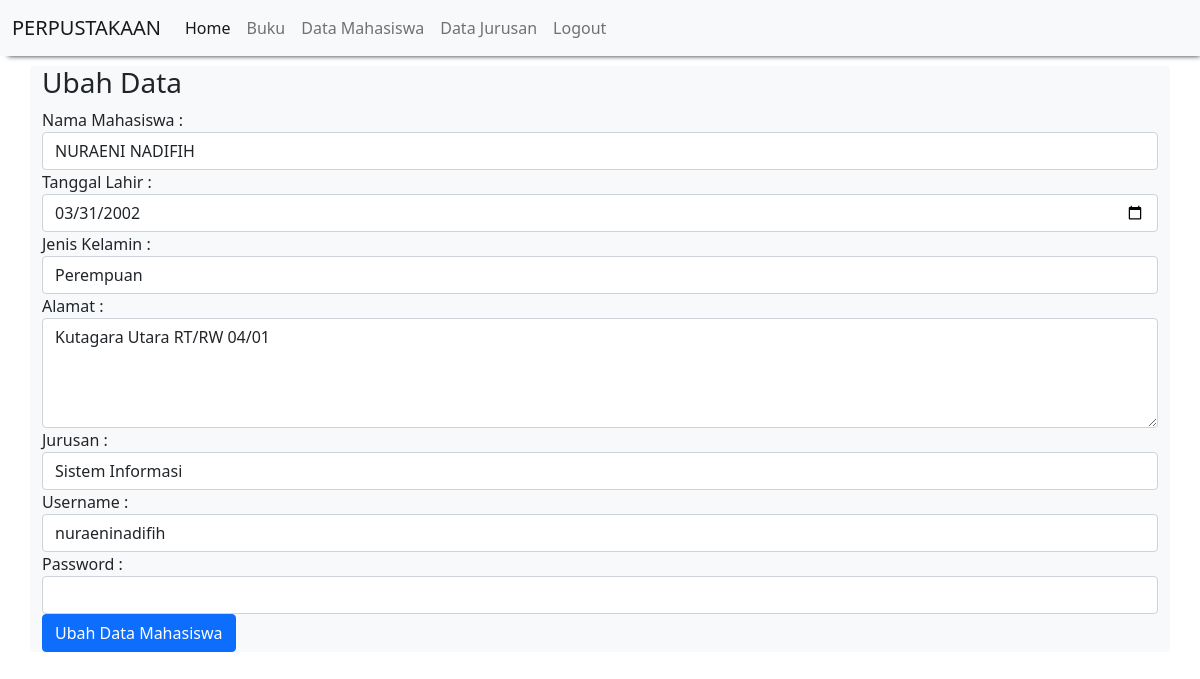
Page /ubah_mahasiswa.php?id_mhs=3 (signed in) on the committed database.
### tables this page shows
CREATE TABLE `mahasiswa` (
  `id_mhs` int(11) NOT NULL,
  `nama` varchar(100) NOT NULL,
  `tanggal_lahir` date NOT NULL,
  `jenis_kelamin` enum('L','P') NOT NULL,
  `alamat` text NOT NULL,
  `username` varchar(255) NOT NULL,
  `password` varchar(255) NOT NULL,
  `id_jurusan` int(11) NOT NULL
);

### ubah_mahasiswa.php (the view, shortened to what this page needs)
<!DOCTYPE html>
<html>
<head>
	<link href="https://cdn.jsdelivr.net/npm/bootstrap@5.0.2/dist/css/bootstrap.min.css" rel="stylesheet">
</head>
<body>
    <?php
	include "header.php";
    include "koneksi.php";
    $qry_get_mahasiswa=mysqli_query($conn,"select * from mahasiswa where id_mhs = '".$_GET['id_mhs']."'");
    $data_mahasiswa=mysqli_fetch_array($qry_get_mahasiswa);
    ?>
    <h3>Ubah Data</h3>
    <form action="proses_ubah_mahasiswa.php" method="post">
    	Nama Mahasiswa :
    	<input type="text" name="nama" value="<?=$data_mahasiswa['nama']?>" class="form-control">
    	Tanggal Lahir :
    	<input type="date" name="tanggal_lahir" value="<?=$data_mahasiswa['tanggal_lahir']?>" class="form-control">
    	Jenis Kelamin :
    	<?php
    	$arr_jk=array('L'=>'Laki-Laki','P'=>'Perempuan');
    	?>
    	<select name="jenis_kelamin" class="form-control">
    		<?php foreach ($arr_jk as $key_jk => $val_jk):
    		   if($key_jk==$data_mahasiswa['jenis_kelamin']){
    		   	   $selek="selected";
    		   }
			   else {
    		   	   $selek="";
    		   }
    		?>
    		   <option value="<?=$key_jk?>" <?=$selek?>><?=$val_jk?></option>
    		<?php endforeach ?>
    	</select>
    	Alamat :
    	<textarea name="alamat" class="form-control" rows="4"><?=$data_mahasiswa['alamat']?></textarea>
    	Jurusan :
    	<select name="id_jurusan" class="form-control">
    		<?php
    		include "koneksi.php";
    		$qry_jurusan=mysqli_query($conn, "select * from jurusan");
    		while($data_jurusan=mysqli_fetch_array($qry_jurusan)){
    			if($data_jurusan['id_jurusan']==$data_mahasiswa['id_jurusan']){
    				$selek="selected";
    			}
				else {
                    $selek="";
    			}
    	echo '<option value="'.$data_jurusan['id_jurusan'].'" '.$selek.'>'.$data_jurusan['nama_jurusan'].'</option>';
    		}
    		?>
    	</select>
    	Username :
    	<input type="text" name="username" value="<?=$data_mahasiswa['username']?>" class="form-control">
    	Password :
    	<input type="Password" name="password" value="" class="form-control">
    	<input type="submit" name="simpan" value="Ubah Data Mahasiswa" class="btn btn-primary">
    </form>
</body>
</html>

### rows in the picture
mahasiswa: nama "NURAENI NADIFIH", tanggal_lahir "03/31/2002", alamat "Kutagara Utara RT/RW 04/01", username "nuraeninadifih"

### other values in the picture
form field jenis_kelamin "Perempuan"
form field id_jurusan "Sistem Informasi"
